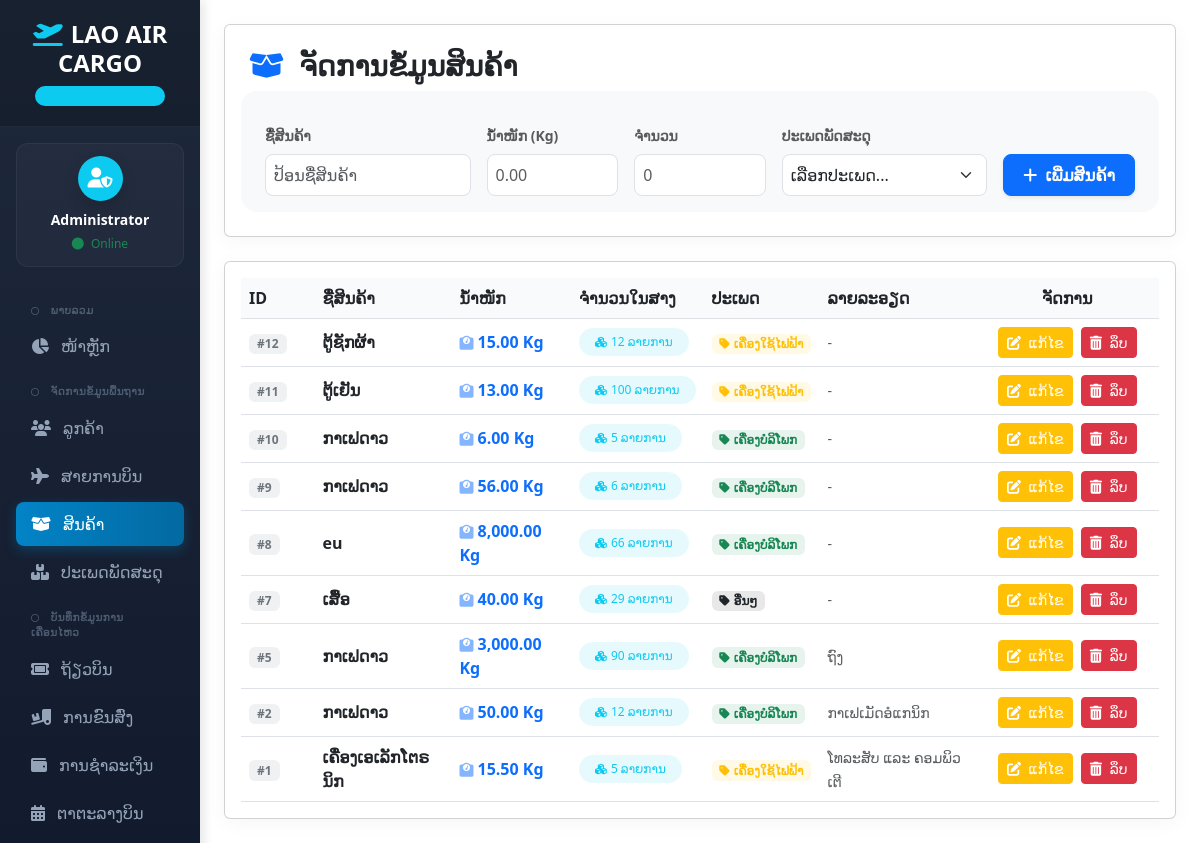
The page /product.php on the database its author committed.
### tables this page shows
CREATE TABLE `product` (
  `product_id` int(11) NOT NULL,
  `product_name` varchar(100) NOT NULL,
  `weight` decimal(10,2) DEFAULT NULL,
  `quantity` int(11) DEFAULT NULL,
  `description` varchar(50) DEFAULT NULL,
  `category` varchar(100) DEFAULT 'ອື່ນໆ'
);

### product.php (the view, shortened to what this page needs)
<?php
include 'db.php';
?>
<!DOCTYPE html>
<html lang="lo">
<head>
    <link href="https://cdn.jsdelivr.net/npm/bootstrap@5.3.0/dist/css/bootstrap.min.css" rel="stylesheet">
    <link href="https://cdnjs.cloudflare.com/ajax/libs/font-awesome/6.4.0/css/all.min.css" rel="stylesheet">
</head>
<body>
<div class="container-fluid">
    <div class="row">
        <?php include 'navbar.php'; ?>
        <main class="col-md-9 ms-sm-auto col-lg-10 main-content py-4 px-md-4">
            <div class="card p-4 mb-4 bg-white">
                <h3 class="fw-bold text-dark mb-4">
                    <i class="fa-solid fa-box-open text-primary me-2"></i> ຈັດການຂໍ້ມູນສິນຄ້າ
                </h3>
                <form method="POST" class="row g-3 p-3 bg-light rounded-4">
                    <div class="col-md-3">
                        <label class="form-label small text-muted fw-semibold">ຊື່ສິນຄ້າ</label>
                        <input type="text" name="product_name" class="form-control p-2 rounded-3" placeholder="ປ້ອນຊື່ສິນຄ້າ" required>
                    </div>
                    <div class="col-md-2">
                        <label class="form-label small text-muted fw-semibold">ນ້ຳໜັກ (Kg)</label>
                        <input type="number" step="0.01" name="weight" class="form-control p-2 rounded-3" placeholder="0.00" required>
                    </div>
                    <div class="col-md-2">
                        <label class="form-label small text-muted fw-semibold">ຈຳນວນ</label>
                        <input type="number" name="quantity" class="form-control p-2 rounded-3" placeholder="0" required>
                    </div>
                    <div class="col-md-3">
                        <label class="form-label small text-muted fw-semibold">ປະເພດພັດສະດຸ</label>
                        <select name="category" class="form-select p-2 rounded-3" required>
                            <option value="">ເລືອກປະເພດ...</option>
                        </select>
                    </div>
                    <div class="col-md-2 d-flex align-items-end">
                        <button type="submit" name="add" class="btn btn-primary p-2 w-100 rounded-3 shadow-sm fw-semibold">
                            <i class="fa-solid fa-plus me-1"></i> ເພີ່ມສິນຄ້າ
                        </button>
                    </div>
                </form>
            </div>
            <div class="card p-3 bg-white">
                <div class="table-responsive">
                    <table class="table align-middle table-hover mb-0">
                        <thead>
                            <tr>
                                <th width="8%">ID</th>
                                <th>ຊື່ສິນຄ້າ</th>
                                <th>ນ້ຳໜັກ</th>
                                <th>ຈຳນວນໃນສາງ</th>
                                <th>ປະເພດ</th>
                                <th>ລາຍລະອຽດ</th>
                                <th class="text-center" width="20%">ຈັດການ</th>
                            </tr>
                        </thead>
                        <tbody>
                            <?php
                            if (!$conn) {
                                echo "<tr><td colspan='7' class='text-center text-danger'>ບໍ່ສາມາດເຊື່ອມຕໍ່ຖານຂໍ້ມູນໄດ້</td></tr>";
                            } else {
                                $res = mysqli_query($conn, "SELECT * FROM product ORDER BY product_id DESC");
                                if (mysqli_num_rows($res) > 0) {
                                    while($row = mysqli_fetch_assoc($res)) {
                                        $productId = htmlspecialchars($row['product_id'], ENT_QUOTES, 'UTF-8');
                                        $productName = htmlspecialchars($row['product_name'], ENT_QUOTES, 'UTF-8');
                                        $weight = htmlspecialchars($row['weight'], ENT_QUOTES, 'UTF-8');
                                        $quantity = htmlspecialchars($row['quantity'], ENT_QUOTES, 'UTF-8');
                                        $category = htmlspecialchars($row['category'], ENT_QUOTES, 'UTF-8');
                                        $description = htmlspecialchars($row['description'], ENT_QUOTES, 'UTF-8');
                                        $categoryColors = [
                                            'ເຄື່ອງອຸປະໂພກ' => 'primary',
                                            'ເຄື່ອງບໍລິໂພກ' => 'success',
                                            'ເຄື່ອງໃຊ້ໄຟຟ້າ' => 'warning',
                                            'ເຄື່ອງກໍ່ສ້າງ' => 'danger',
                                            'ອຸປະກອນການແພດ' => 'info',
                                            'ເຄື່ອງຂຽນ' => 'secondary',
                                            'ອື່ນໆ' => 'dark'
                                        ];
                                        $color = isset($categoryColors[$category]) ? $categoryColors[$category] : 'secondary';
                                        echo "<tr>
                                            <td><span class='badge bg-secondary bg-opacity-10 text-secondary px-2 py-1.5 rounded'>#{$productId}</span></td>
                                            <td class='fw-semibold text-dark'>{$productName}</td>
                                            <td class='text-primary fw-bold'><i class='fa-solid fa-weight-scale me-1 small opacity-50'></i>" . number_format($weight, 2) . " Kg</td>
                                            <td><span class='badge bg-info bg-opacity-10 text-info px-3 py-2 rounded-pill fw-medium'><i class='fa-solid fa-cubes me-1 small'></i>{$quantity} ລາຍການ</span></td>
                                            <td><span class='badge bg-{$color} bg-opacity-10 text-{$color} category-badge'><i class='fa-solid fa-tag me-1'></i>{$category}</span></td>
                                            <td><span class='text-muted small'>" . ($description ? $description : '-') . "</span></td>
                                            <td class='text-center'>
                                                <button type='button' class='btn btn-warning btn-sm btn-action text-white me-1' onclick='editProduct({$productId}, \"{$productName}\", \"{$weight}\", \"{$quantity}\", \"{$category}\", \"{$description}\")'>
                                                    <i class='fa-solid fa-pen-to-square me-1'></i> ແກ້ໄຂ
                                                </button>
                                                <a href='product.php?delete={$productId}' class='btn btn-danger btn-sm btn-action' onclick='return confirm(\"ທ່ານຕ້ອງການລຶບສິນຄ້ານີ້ແທ້ຫຼືບໍ່?\")'>
                                                    <i class='fa-solid fa-trash-can me-1'></i> ລຶບ
                                                </a>
                                            </td>
                                        </tr>";
                                    }
                                } else {
                                    echo "<tr><td colspan='7' class='text-center text-muted py-4'>ຍັງບໍ່ມີຂໍ້ມູນສິນຄ້າ</td></tr>";
                                }
                            }
                            ?>
                        </tbody>
                    </table>
                </div>
            </div>
        </main>
    </div>
</div>
</body>
</html>

### product.php (style rules this page uses)
body { font-family: 'Noto Sans Lao', 'Phetsarath OT', sans-serif; background-color: #f4f6f9; }
.card { border: none; border-radius: 16px; box-shadow: 0 4px 20px rgba(0,0,0,0.04) !important; }
.form-control, .form-select { border: 1px solid #e2e8f0; background-color: #ffffff; transition: all 0.2s ease; }
.table th { font-weight: 600; background-color: #f8fafc !important; color: #475569; }
.btn-action { padding: 6px 14px; border-radius: 10px; font-weight: 500; }
.badge.bg-secondary.bg-opacity-10 { background-color: rgba(108, 117, 125, 0.1) !important; }
.badge.bg-info.bg-opacity-10 { background-color: rgba(13, 202, 240, 0.1) !important; }
.badge.bg-success.bg-opacity-10 { background-color: rgba(25, 135, 84, 0.1) !important; }
.badge.bg-warning.bg-opacity-10 { background-color: rgba(255, 193, 7, 0.1) !important; }
.category-badge { font-size: 0.75rem; padding: 4px 12px; border-radius: 20px; font-weight: 500; }

### navbar.php (style rules this page uses)
body { font-family: 'Noto Sans Lao', sans-serif; background-color: #f4f6f9; }
.main-content { margin-left: 16.66667%; padding: 30px; }

### rows shown on the page
product: product_id "12", product_name "ຕູ້ຊັກຜ້າ", weight "15.00", quantity "12", category "ເຄື່ອງໃຊ້ໄຟຟ້າ"
product: product_id "11", product_name "ຕູ້ເຢັນ", weight "13.00", quantity "100", category "ເຄື່ອງໃຊ້ໄຟຟ້າ"
product: product_id "10", product_name "ກາເຟດາວ", weight "6.00", quantity "5", category "ເຄື່ອງບໍລິໂພກ"
product: product_id "9", product_name "ກາເຟດາວ", weight "56.00", quantity "6", category "ເຄື່ອງບໍລິໂພກ"
product: product_id "8", product_name "eu", weight "8,000.00", quantity "66", category "ເຄື່ອງບໍລິໂພກ"
product: product_id "7", product_name "ເສື້ອ", weight "40.00", quantity "29", category "ອື່ນໆ"
product: product_id "5", product_name "ກາເຟດາວ", weight "3,000.00", quantity "90", category "ເຄື່ອງບໍລິໂພກ", description "ຖົງ"
product: product_id "2", product_name "ກາເຟດາວ", weight "50.00", quantity "12", category "ເຄື່ອງບໍລິໂພກ", description "ກາເຟເມັດອໍແກນິກ"
product: product_id "1", product_name "ເຄື່ອງເອເລັກໂຕຣນິກ", weight "15.50", quantity "5", category "ເຄື່ອງໃຊ້ໄຟຟ້າ", description "ໂທລະສັບ ແລະ ຄອມພິວເຕີ"

### other values the page prints
$_SESSION['username'] "Administrator"
$group_title "ພາບລວມ"
$data[0] "ໜ້າຫຼັກ"
$group_title "ຈັດການຂໍ້ມູນພື້ນຖານ"
$data[0] "ລູກຄ້າ"
$data[0] "ສາຍການບິນ"
$data[0] "ສິນຄ້າ"
$data[0] "ປະເພດພັດສະດຸ"
$group_title "ບັນທຶກຂໍ້ມູນການເຄື່ອນໄຫວ"
$data[0] "ຖ້ຽວບິນ"
$data[0] "ການຂົນສົ່ງ"
$data[0] "ການຊຳລະເງິນ"
$data[0] "ຕາຕະລາງບິນ"
